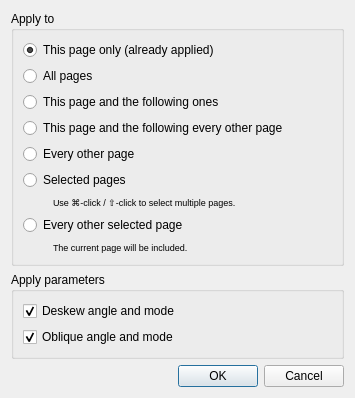
<?xml version="1.0" encoding="UTF-8"?>
<ui version="4.0">
 <class>deskew::ApplyDialog</class>
 <widget class="QDialog" name="deskew::ApplyDialog">
  <property name="windowModality">
   <enum>Qt::WindowModal</enum>
  </property>
  <property name="geometry">
   <rect>
    <x>0</x>
    <y>0</y>
    <width>355</width>
    <height>307</height>
   </rect>
  </property>
  <layout class="QVBoxLayout" name="verticalLayout_3">
   <item>
    <widget class="QGroupBox" name="groupBox_2">
     <property name="title">
      <string>Apply to</string>
     </property>
     <layout class="QVBoxLayout" name="verticalLayout_2">
      <item>
       <widget class="QRadioButton" name="thisPageRB">
        <property name="text">
         <string>This page only (already applied)</string>
        </property>
        <property name="checked">
         <bool>true</bool>
        </property>
       </widget>
      </item>
      <item>
       <widget class="QRadioButton" name="allPagesRB">
        <property name="text">
         <string>All pages</string>
        </property>
       </widget>
      </item>
      <item>
       <widget class="QRadioButton" name="thisPageAndFollowersRB">
        <property name="text">
         <string>This page and the following ones</string>
        </property>
       </widget>
      </item>
      <item>
       <widget class="QRadioButton" name="thisEveryOtherRB">
        <property name="text">
         <string extracomment="All odd or even pages, depending on the current page being odd or even.">This page and the following every other page</string>
        </property>
       </widget>
      </item>
      <item>
       <widget class="QRadioButton" name="everyOtherRB">
        <property name="text">
         <string extracomment="All odd or even pages, depending on the current page being odd or even.">Every other page</string>
        </property>
       </widget>
      </item>
      <item>
       <widget class="QRadioButton" name="selectedPagesRB">
        <property name="text">
         <string>Selected pages</string>
        </property>
       </widget>
      </item>
      <item>
       <layout class="QHBoxLayout" name="horizontalLayout_2">
        <item>
         <spacer name="horizontalSpacer_7">
          <property name="orientation">
           <enum>Qt::Horizontal</enum>
          </property>
          <property name="sizeType">
           <enum>QSizePolicy::Fixed</enum>
          </property>
          <property name="sizeHint" stdset="0">
           <size>
            <width>30</width>
            <height>13</height>
           </size>
          </property>
         </spacer>
        </item>
        <item>
         <widget class="QLabel" name="selectedPagesHint">
          <property name="font">
           <font>
            <pointsize>7</pointsize>
           </font>
          </property>
          <property name="text">
           <string>Use ⌘-click / ⇧-click to select multiple pages.</string>
          </property>
         </widget>
        </item>
       </layout>
      </item>
      <item>
       <widget class="QRadioButton" name="everyOtherSelectedRB">
        <property name="text">
         <string>Every other selected page</string>
        </property>
       </widget>
      </item>
      <item>
       <layout class="QHBoxLayout" name="horizontalLayout">
        <item>
         <spacer name="horizontalSpacer_6">
          <property name="orientation">
           <enum>Qt::Horizontal</enum>
          </property>
          <property name="sizeType">
           <enum>QSizePolicy::Fixed</enum>
          </property>
          <property name="sizeHint" stdset="0">
           <size>
            <width>30</width>
            <height>13</height>
           </size>
          </property>
         </spacer>
        </item>
        <item>
         <widget class="QLabel" name="everyOtherSelectedHint">
          <property name="font">
           <font>
            <pointsize>7</pointsize>
           </font>
          </property>
          <property name="text">
           <string>The current page will be included.</string>
          </property>
         </widget>
        </item>
       </layout>
      </item>
     </layout>
    </widget>
   </item>
   <item>
    <widget class="QGroupBox" name="applyPartsGroupBox">
     <property name="title">
      <string>Apply parameters</string>
     </property>
     <layout class="QVBoxLayout" name="verticalLayout_apply_parts">
      <item>
       <widget class="QCheckBox" name="applyDeskewCheckBox">
        <property name="text">
         <string>Deskew angle and mode</string>
        </property>
        <property name="checked">
         <bool>true</bool>
        </property>
       </widget>
      </item>
      <item>
       <widget class="QCheckBox" name="applyObliqueCheckBox">
        <property name="text">
         <string>Oblique angle and mode</string>
        </property>
        <property name="checked">
         <bool>true</bool>
        </property>
       </widget>
      </item>
     </layout>
    </widget>
   </item>
   <item>
    <spacer name="verticalSpacer">
     <property name="orientation">
      <enum>Qt::Vertical</enum>
     </property>
     <property name="sizeHint" stdset="0">
      <size>
       <width>20</width>
       <height>0</height>
      </size>
     </property>
    </spacer>
   </item>
   <item>
    <widget class="QDialogButtonBox" name="buttonBox">
     <property name="orientation">
      <enum>Qt::Horizontal</enum>
     </property>
     <property name="standardButtons">
      <set>QDialogButtonBox::Cancel|QDialogButtonBox::Ok</set>
     </property>
    </widget>
   </item>
  </layout>
 </widget>
 <resources/>
 <connections>
  <connection>
   <sender>buttonBox</sender>
   <signal>rejected()</signal>
   <receiver>deskew::ApplyDialog</receiver>
   <slot>reject()</slot>
   <hints>
    <hint type="sourcelabel">
     <x>316</x>
     <y>260</y>
    </hint>
    <hint type="destinationlabel">
     <x>286</x>
     <y>274</y>
    </hint>
   </hints>
  </connection>
 </connections>
</ui>
